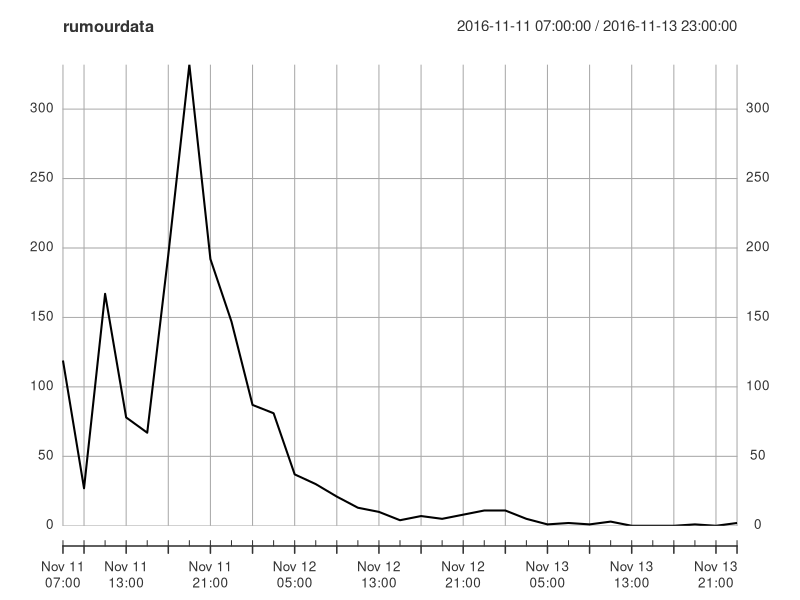

Recreate this plot in R.
require(xts)
require(forecast)
data <- scan("frequency.dat")
time_index <- seq(from = as.POSIXct("2016-11-11 07:00"), 
                  to = as.POSIXct("2016-11-14 00:00"), by = "2 hour")

set.seed(1)
rumourdata <- xts(data, order.by = time_index)
plot(rumourdata)